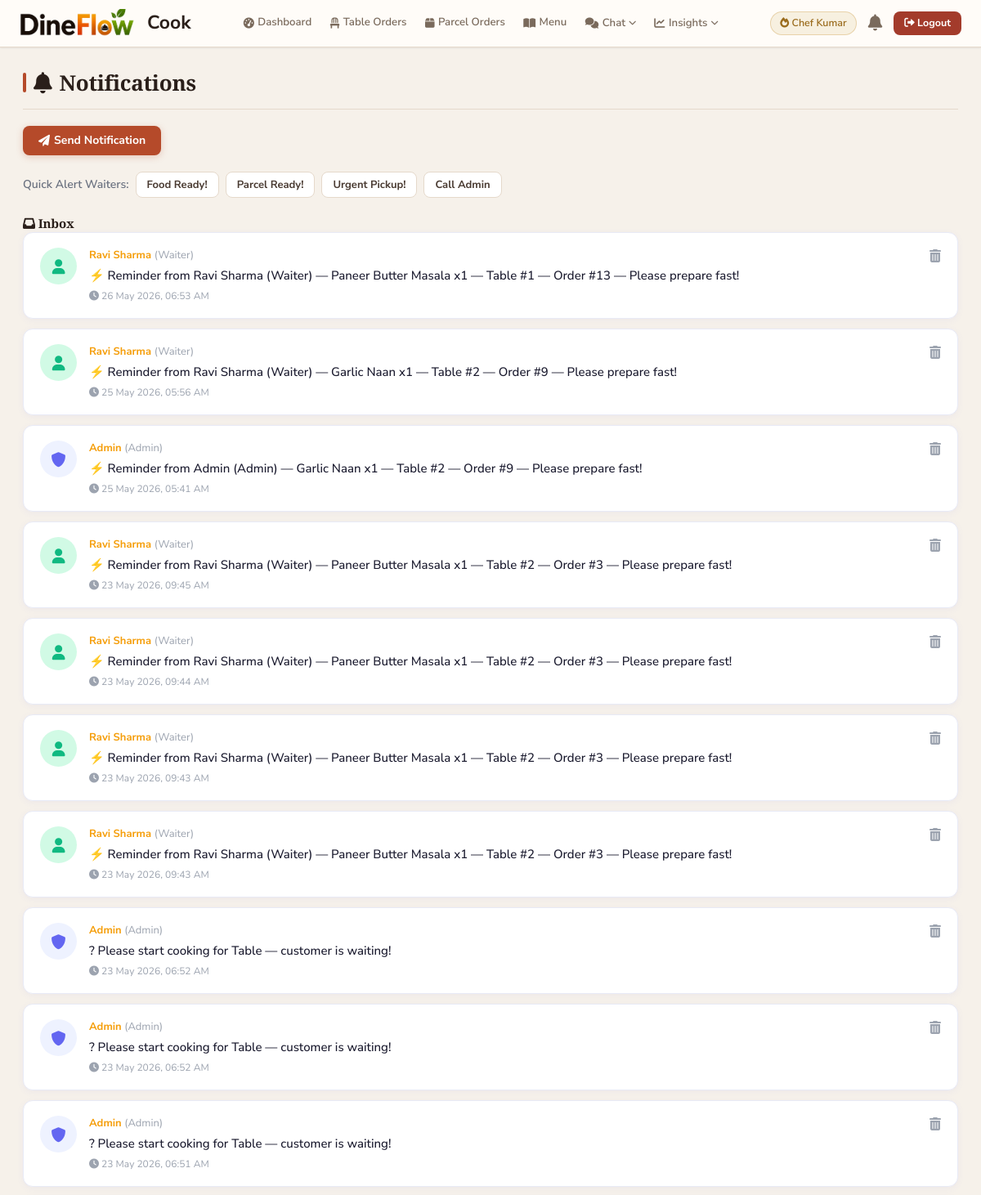
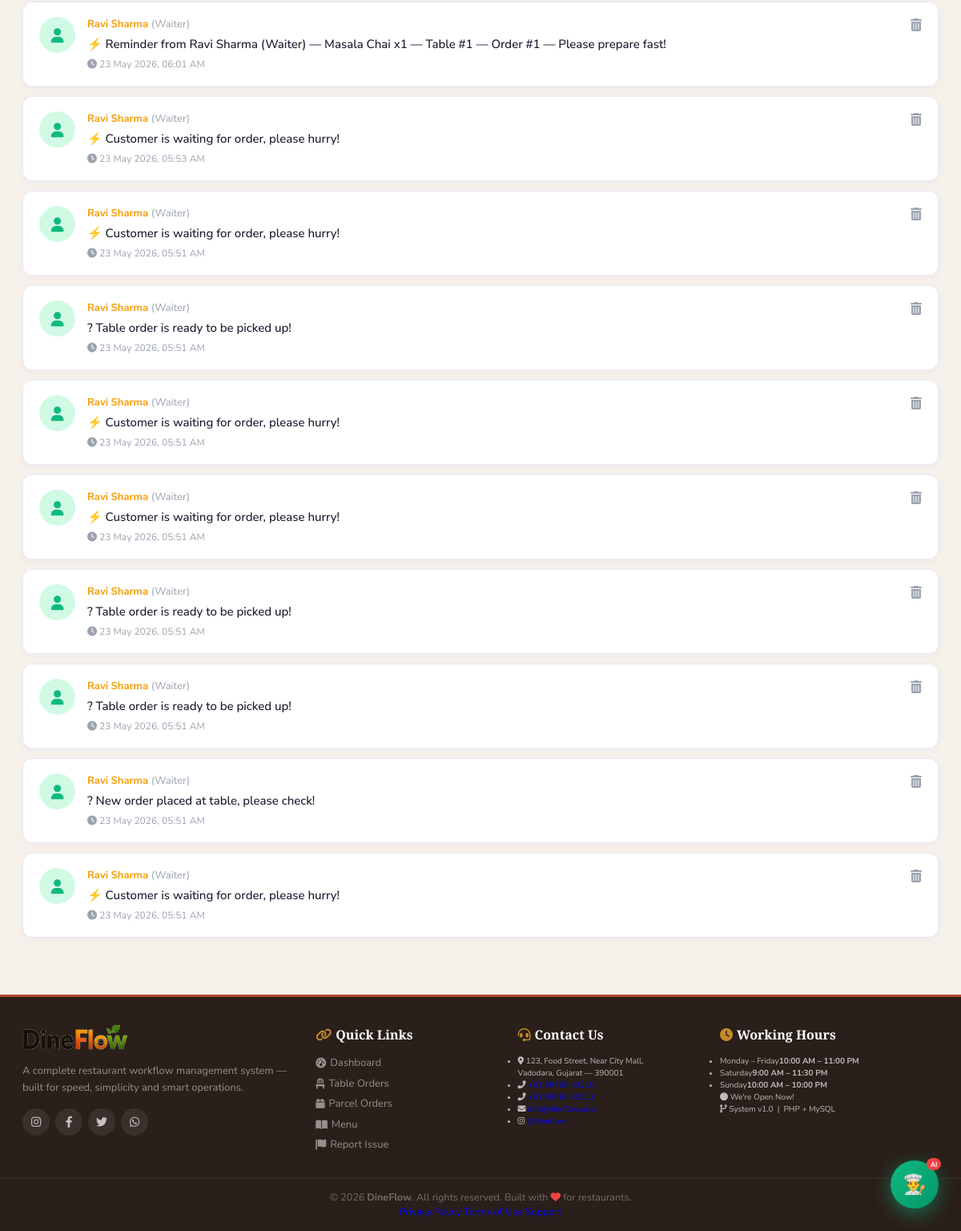
Page /cook_notifications.php (signed in) on the committed database (2 pictures, top to bottom).
### tables this page shows
CREATE TABLE `notifications` (
  `id` int(10) NOT NULL,
  `from_type` enum('admin','waiter','cook') NOT NULL,
  `from_id` int(10) NOT NULL,
  `from_name` varchar(50) NOT NULL,
  `to_type` enum('admin','waiter','cook','all') NOT NULL,
  `message` varchar(300) NOT NULL,
  `is_read` tinyint(1) DEFAULT 0,
  `created_at` timestamp NULL DEFAULT current_timestamp()
);

### cook_notifications.php (the view, shortened to what this page needs)
<?php
include 'config.php';
$notifs = mysqli_query($conn,"SELECT * FROM `notifications` WHERE to_type IN('cook','all') ORDER BY is_read ASC, created_at DESC");
?>
<!DOCTYPE html>
<html lang="en">
<head>
   <link rel="stylesheet" href="https://cdnjs.cloudflare.com/ajax/libs/font-awesome/6.0.0/css/all.min.css">
   <link rel="stylesheet" href="css/style.css">
</head>
<body>
<?php include 'cook_header.php'; ?>
<section>
   <h1 class="title"><i class="fas fa-bell"></i> Notifications
   </h1>
   <div style="display:flex;gap:1rem;flex-wrap:wrap;margin-bottom:2rem;">
      <button class="btn" onclick="toggleForm('send-form')"><i class="fas fa-paper-plane"></i> Send Notification</button>
   </div>
   <div style="margin-bottom:2rem;display:flex;gap:.8rem;flex-wrap:wrap;">
      <span style="font-size:1.4rem;font-weight:600;color:#6b7280;align-self:center;">Quick Alert Waiters:</span>
      <?php
      $quick = [
         ['to'=>'waiter','msg'=>'🍽️ Food is ready! Please pick up from kitchen.',       'label'=>'Food Ready!'],
         ['to'=>'waiter','msg'=>'⚡ Parcel order is ready for pickup!',                  'label'=>'Parcel Ready!'],
         ['to'=>'waiter','msg'=>'📢 Please pick up the order from kitchen immediately!', 'label'=>'Urgent Pickup!'],
         ['to'=>'admin', 'msg'=>'⚠️ Kitchen needs attention, please check!',             'label'=>'Call Admin'],
      ];
      foreach($quick as $q){
      ?>
      <form method="post" style="display:inline;">
         <button type="submit" name="send_notif" class="option-btn" style="margin-top:0;font-size:1.3rem;padding:.6rem 1.3rem;"><?php echo $q['label']; ?></button>
      </form>
      <?php } ?>
   </div>
   <h2 class="sec-heading"><i class="fas fa-inbox"></i> Inbox</h2>
   <div style="display:flex;flex-direction:column;">
   <?php
   while($n = mysqli_fetch_assoc($notifs)){
      $unread_class = !$n['is_read'] ? 'unread' : '';
      $icon_map = ['admin'=>'fas fa-shield-alt','waiter'=>'fas fa-user','cook'=>'fas fa-fire'];
   ?>
   <div class="notif-card <?php echo $unread_class; ?>">
      <div class="notif-icon <?php echo $n['from_type']; ?>"><i class="<?php echo $icon_map[$n['from_type']]; ?>"></i></div>
      <div class="notif-body" style="flex:1;">
         <div class="from"><?php echo htmlspecialchars($n['from_name']); ?> <span style="font-weight:400;color:#9ca3af;">(<?php echo ucfirst($n['from_type']); ?>)</span></div>
         <div class="msg"><?php echo htmlspecialchars($n['message']); ?></div>
         <div class="time"><i class="fas fa-clock"></i> <?php echo date('d M Y, h:i A', strtotime($n['created_at'])); ?></div>
      </div>
      <form method="post">
         <button type="submit" name="delete_notif" style="background:none;cursor:pointer;color:#9ca3af;font-size:1.6rem;"><i class="fas fa-trash-alt"></i></button>
      </form>
   </div>
   <?php } ?>
   </div>
</section>
<?php include 'footer.php'; ?>
</body>
</html>

### css/style.css (style rules this page uses)
:root { --primary: #B54A2A; --primary-dark: #8E361C; --primary-light: #F8EDE7; --primary-mid: #D4785A; --secondary: #C48A2A; --secondary-dark: #9A6B1C; --secondary-light:#F7F0E0; --brand-dark: #2A1F1A; --brand-dark-2: #3D2E26; --success: #4A6B4E; --success-light: #E8F0E9; --danger: #A33B2B; --danger-light: #F8E8E5; --warning: #C48A2A; --warning-light: #F7F0E0; --info: #3D5A6C; --info-light: #E6EEF2; --bg: #F6F1EA; --bg-2: #EFE7DC; --card: #FFFCF8; --border: #E5D9CB; --border-2: #D2C3B0; --text: #2A1F1A; --text-2: #4A3B32; --text-muted: #7A6A5C; --text-light: #A09080; --shadow-sm: 0 1px 2px rgba(42,31,26,0.05), 0 1px 3px rgba(42,31,26,0.04); --shadow-md: 0 4px 14px rgba(42,31,26,0.07); --shadow-lg: 0 10px 30px rgba(42,31,26,0.1); --shadow-hover: 0 12px 28px rgba(181,74,42,0.12); --radius: 10px; --radius-lg: 14px; }
* { font-family: 'Nunito Sans', system-ui, sans-serif; margin: 0; padding: 0; box-sizing: border-box; outline: none; border: none; text-decoration: none; transition: background .15s ease, color .15s ease, border-color .15s ease, box-shadow .15s ease, transform .15s ease; }
html { font-size: 62.5%; overflow-x: hidden; }
body { background: var(--bg); color: var(--text); min-height: 100vh; line-height: 1.5; }
h1, h2, h3, .title, .page-head h1, .zone-head h2, .dash-hero h1, .order-item { font-family: 'Source Serif 4', Georgia, serif; letter-spacing: -0.01em; }
section { padding: 2.4rem 2.8rem; width: 100%; }
.title { font-size: 2.6rem; font-weight: 700; color: var(--text); margin-bottom: 2rem; padding-bottom: 1.2rem; border-bottom: 1px solid var(--border); display: flex; align-items: center; gap: .9rem; }
.title::before { content: ''; width: 4px; height: 2.4rem; background: var(--primary); border-radius: 2px; }
.btn, .cyan-btn { display: inline-flex; align-items: center; gap: .5rem; padding: .85rem 1.9rem; border-radius: 8px; font-size: 1.4rem; font-weight: 700; cursor: pointer; background: var(--primary); color: #fff; box-shadow: 0 2px 8px rgba(181,74,42,0.25); }
.option-btn { display: inline-flex; align-items: center; gap: .4rem; padding: .65rem 1.4rem; border-radius: 8px; font-size: 1.3rem; font-weight: 700; cursor: pointer; background: #fff; color: var(--text-2); border: 1px solid var(--border); }

### cook_notifications.php (style rules this page uses)
.notif-card { background:#fff;border:1.5px solid #e8eaf6;border-radius:1.2rem;padding:1.8rem 2rem;margin-bottom:1.2rem;display:flex;align-items:flex-start;gap:1.5rem;transition:all .3s ease;box-shadow:0 2px 8px rgba(99,102,241,0.06); }
.notif-icon { width:4.5rem;height:4.5rem;min-width:4.5rem;border-radius:50%;display:flex;align-items:center;justify-content:center;font-size:1.8rem; }
.notif-icon.admin { background:#eef2ff;color:#6366f1; }
.notif-icon.waiter { background:#d1fae5;color:#10b981; }
.notif-body .from { font-size:1.3rem;font-weight:700;color:#f59e0b;margin-bottom:.3rem; }
.notif-body .msg { font-size:1.5rem;color:#1a1a2e;font-weight:500;margin-bottom:.5rem; }
.notif-body .time { font-size:1.2rem;color:#9ca3af; }

### rows in the picture
notifications: from_name "Ravi Sharma", from_type "Waiter", message "⚡ Reminder from Ravi Sharma (Waiter) — Paneer Butter Masala x1 — Table #1 — Order #13 — Please prepare fast!", created_at "26 May 2026, 06:53 AM"
notifications: from_name "Ravi Sharma", from_type "Waiter", message "⚡ Reminder from Ravi Sharma (Waiter) — Garlic Naan x1 — Table #2 — Order #9 — Please prepare fast!", created_at "25 May 2026, 05:56 AM"
notifications: from_name "Admin", from_type "Admin", message "⚡ Reminder from Admin (Admin) — Garlic Naan x1 — Table #2 — Order #9 — Please prepare fast!", created_at "25 May 2026, 05:41 AM"
notifications: from_name "Ravi Sharma", from_type "Waiter", message "⚡ Reminder from Ravi Sharma (Waiter) — Paneer Butter Masala x1 — Table #2 — Order #3 — Please prepare fast!", created_at "23 May 2026, 09:45 AM"
notifications: from_name "Ravi Sharma", from_type "Waiter", message "⚡ Reminder from Ravi Sharma (Waiter) — Paneer Butter Masala x1 — Table #2 — Order #3 — Please prepare fast!", created_at "23 May 2026, 09:44 AM"
notifications: from_name "Ravi Sharma", from_type "Waiter", message "⚡ Reminder from Ravi Sharma (Waiter) — Paneer Butter Masala x1 — Table #2 — Order #3 — Please prepare fast!", created_at "23 May 2026, 09:43 AM"
notifications: from_name "Ravi Sharma", from_type "Waiter", message "⚡ Reminder from Ravi Sharma (Waiter) — Paneer Butter Masala x1 — Table #2 — Order #3 — Please prepare fast!", created_at "23 May 2026, 09:43 AM"
notifications: from_name "Admin", from_type "Admin", message "? Please start cooking for Table — customer is waiting!", created_at "23 May 2026, 06:52 AM"
notifications: from_name "Admin", from_type "Admin", message "? Please start cooking for Table — customer is waiting!", created_at "23 May 2026, 06:52 AM"
notifications: from_name "Admin", from_type "Admin", message "? Please start cooking for Table — customer is waiting!", created_at "23 May 2026, 06:51 AM"
notifications: from_name "Ravi Sharma", from_type "Waiter", message "⚡ Reminder from Ravi Sharma (Waiter) — Masala Chai x1 — Table #1 — Order #1 — Please prepare fast!", created_at "23 May 2026, 06:01 AM"
notifications: from_name "Ravi Sharma", from_type "Waiter", message "⚡ Customer is waiting for order, please hurry!", created_at "23 May 2026, 05:53 AM"
notifications: from_name "Ravi Sharma", from_type "Waiter", message "⚡ Customer is waiting for order, please hurry!", created_at "23 May 2026, 05:51 AM"
notifications: from_name "Ravi Sharma", from_type "Waiter", message "? Table order is ready to be picked up!", created_at "23 May 2026, 05:51 AM"
notifications: from_name "Ravi Sharma", from_type "Waiter", message "⚡ Customer is waiting for order, please hurry!", created_at "23 May 2026, 05:51 AM"
notifications: from_name "Ravi Sharma", from_type "Waiter", message "⚡ Customer is waiting for order, please hurry!", created_at "23 May 2026, 05:51 AM"
notifications: from_name "Ravi Sharma", from_type "Waiter", message "? Table order is ready to be picked up!", created_at "23 May 2026, 05:51 AM"
notifications: from_name "Ravi Sharma", from_type "Waiter", message "? Table order is ready to be picked up!", created_at "23 May 2026, 05:51 AM"
notifications: from_name "Ravi Sharma", from_type "Waiter", message "?️ New order placed at table, please check!", created_at "23 May 2026, 05:51 AM"
notifications: from_name "Ravi Sharma", from_type "Waiter", message "⚡ Customer is waiting for order, please hurry!", created_at "23 May 2026, 05:51 AM"

### other values in the picture
$_SESSION['cook_name'] "Chef Kumar"
$q['label'] "Food Ready!"
$q['label'] "Parcel Ready!"
$q['label'] "Urgent Pickup!"
$q['label'] "Call Admin"
